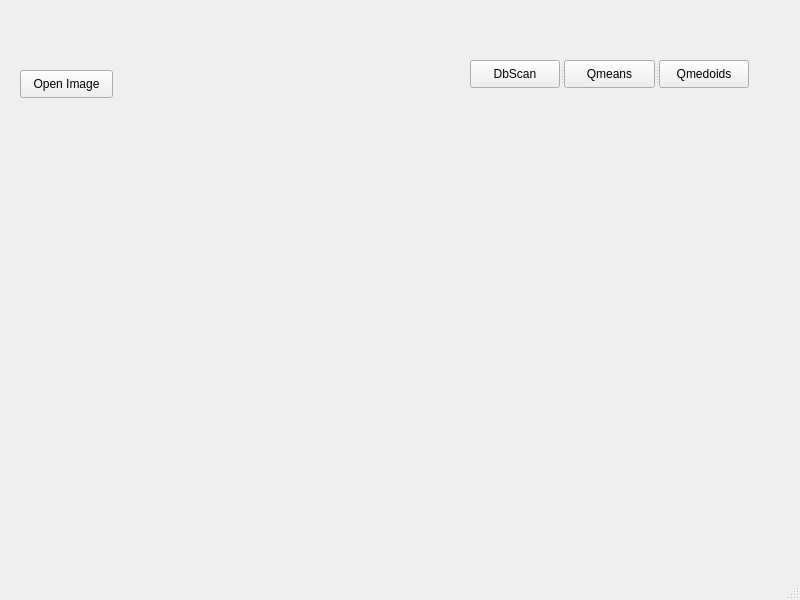
<?xml version="1.0" encoding="UTF-8"?>
<ui version="4.0">
 <class>MainWindow</class>
 <widget class="QMainWindow" name="MainWindow">
  <property name="geometry">
   <rect>
    <x>0</x>
    <y>0</y>
    <width>800</width>
    <height>600</height>
   </rect>
  </property>
  <property name="windowTitle">
   <string>MainWindow</string>
  </property>
  <widget class="QWidget" name="centralwidget">
   <widget class="QLabel" name="ImagenEntrada">
    <property name="geometry">
     <rect>
      <x>30</x>
      <y>180</y>
      <width>351</width>
      <height>341</height>
     </rect>
    </property>
    <property name="text">
     <string/>
    </property>
   </widget>
   <widget class="QLabel" name="EimagenSalida">
    <property name="geometry">
     <rect>
      <x>410</x>
      <y>180</y>
      <width>351</width>
      <height>341</height>
     </rect>
    </property>
    <property name="text">
     <string/>
    </property>
   </widget>
   <widget class="QPushButton" name="OpenImage">
    <property name="geometry">
     <rect>
      <x>20</x>
      <y>70</y>
      <width>93</width>
      <height>28</height>
     </rect>
    </property>
    <property name="text">
     <string>Open Image</string>
    </property>
   </widget>
   <widget class="QSplitter" name="splitter">
    <property name="geometry">
     <rect>
      <x>470</x>
      <y>60</y>
      <width>279</width>
      <height>28</height>
     </rect>
    </property>
    <property name="orientation">
     <enum>Qt::Horizontal</enum>
    </property>
    <widget class="QPushButton" name="DbScan">
     <property name="text">
      <string>DbScan</string>
     </property>
    </widget>
    <widget class="QPushButton" name="Qmeans">
     <property name="text">
      <string>Qmeans</string>
     </property>
    </widget>
    <widget class="QPushButton" name="Qmedois">
     <property name="text">
      <string>Qmedoids</string>
     </property>
    </widget>
   </widget>
  </widget>
  <widget class="QMenuBar" name="menubar">
   <property name="geometry">
    <rect>
     <x>0</x>
     <y>0</y>
     <width>800</width>
     <height>26</height>
    </rect>
   </property>
  </widget>
  <widget class="QStatusBar" name="statusbar"/>
 </widget>
 <resources/>
 <connections/>
</ui>
